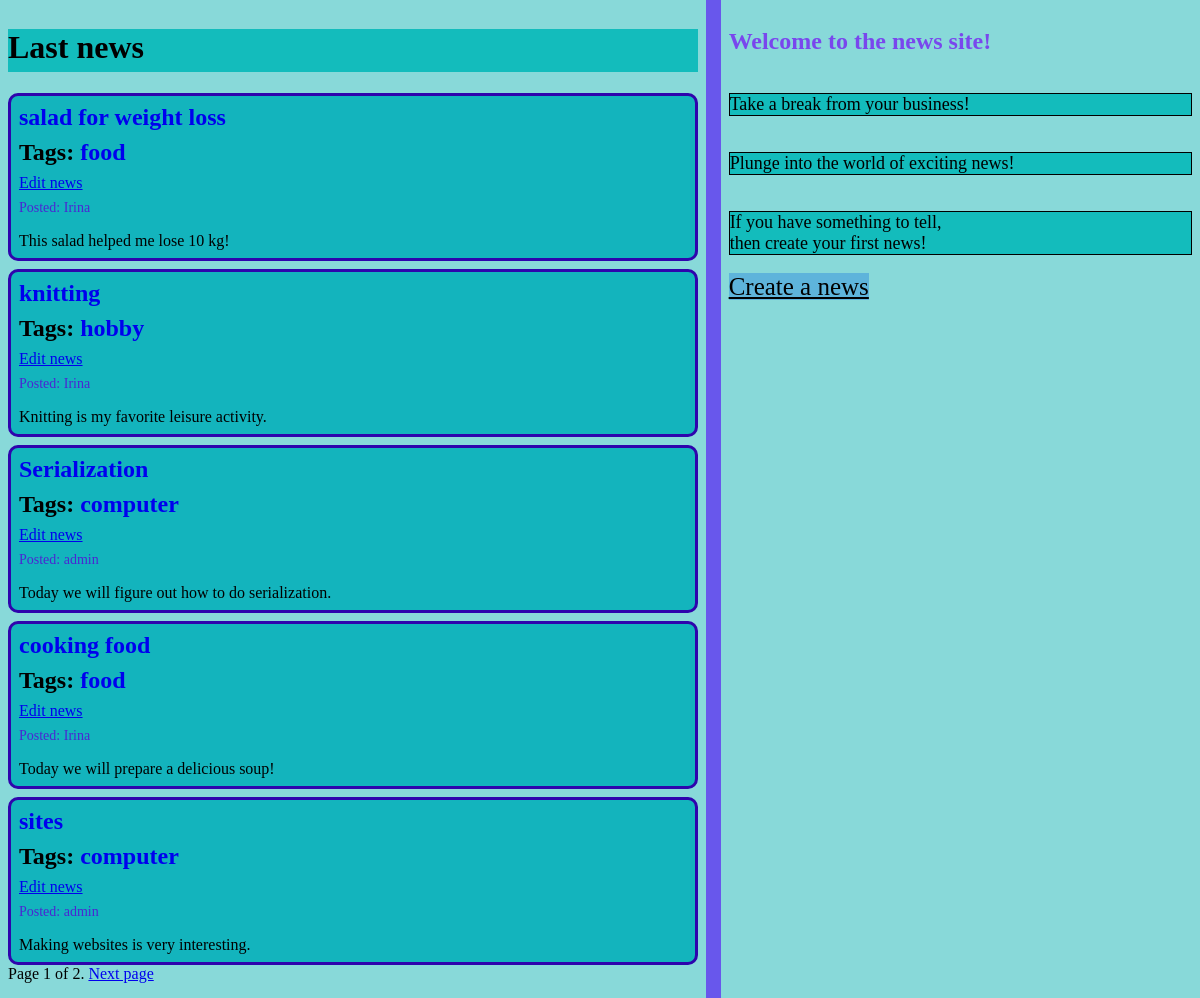
Page /news/ on the committed database.
### news/models.py (models this page shows, shortened)
class Post(models.Model):
    class PostStatus(models.TextChoices):
        DRAFT = "draft", _('Draft')
        PUBLISHED = "published", _('Published')
    tags = TaggableManager()
    title = models.CharField(max_length=250)
    slug = models.SlugField(max_length=250, unique_for_date='publish')
    author = models.ForeignKey(User, related_name='news_posts', on_delete=models.CASCADE)
    body = models.TextField()
    image = models.ImageField(upload_to='post_images/', blank=True, null=True)
    publish = models.DateTimeField(default=timezone.now)
    created = models.DateTimeField(auto_now_add=True)
    updated = models.DateTimeField(auto_now=True)
    status = models.CharField(max_length=10, choices=PostStatus.choices, default=PostStatus.DRAFT)
    class Meta:
        ordering = ('-publish',)
    def get_absolute_url(self):
        return reverse('news:post_detail',
                       args=[self.publish.year,
                             self.publish.strftime('%m'),
                             self.publish.strftime('%d'),
                             self.slug])

### news/views.py (the view)
# urls.py: path('', views.post_list, name='post_list'),
def post_list(request, tag_slug=None):
    object_list = Post.objects.filter(status=Post.PostStatus.PUBLISHED)
    tag = None
    if tag_slug:
        tag = get_object_or_404(Tag, slug=tag_slug)
        object_list = object_list.filter(tags__in=[tag])
    paginator = Paginator(object_list, 5)
    page = request.GET.get('page')
    try:
        posts = paginator.page(page)
    except PageNotAnInteger:
        posts = paginator.page(1)
    except EmptyPage:
        posts = paginator.page(paginator.num_pages)
    return render(request, 'news/post/list.html', {'page': page,
                                                   'posts': posts,
                                                   'tag': tag})

### news/templates/news/post/list.html (shortened to what this page needs)
{% extends "news/base.html" %}
{% block content %}
    <h1>Last news</h1>
    <div class="posts">
        {% for post in posts %}
            <div class="postcard">
                <h2>
                    <a href="{{ post.get_absolute_url }}">{{ post.title }}</a>
                    <p class="tags">
                        Tags:
                        {% for tag in post.tags.all %}
                            <a href="{% url "news:post_list_by_tag" tag.slug %}">
                                {{ tag.name }}
                            </a>
                        {% endfor %}
                    </p>
                </h2>
                <p>
                    <a href="{% url "news:update_post" post.id %}">Edit news</a>
                </p>
                <p class="date">
                    Posted: {{ post.author }}
                </p>
                {{ post.body|truncatewords:30|linebreaks }}
            </div>
        {% endfor %}
    </div>
    {% include "news/pagination.html" with page=posts %}
{% endblock %}

### news/templates/news/base.html (shortened to what this page needs)
{% load static %}
<!DOCTYPE html>
<html>
<head>
    <link href="{% static "css/blog.css" %}" rel="stylesheet">
</head>
<body>
<div id="inf">
    {% block content %}
    {% endblock %}
</div>
<div id="right">
    <h2>Welcome to the news site!</h2>
     <p class="b2"> Take a break from your business!</p>
    <p class="b2"> Plunge into the world of exciting news!</p>
    <p class="b2"> If you have something to tell, <br> then create your first news!</p>
    <div>
         <a href="/news/create_post" class="b3">Create a news</a>
    </div>
</div>
</body>
</html>

### news/templates/news/pagination.html (shortened to what this page needs)
<div class="pagination">
    <span class="step-links">
        <span class="current">
            Page {{ page.number }} of {{ page.paginator.num_pages }}.
        </span>
        {% if page.has_next %}
            <a href="?page={{ page.next_page_number }}">Next page</a>
        {% endif %}
    </span>
</div>

### news/static/css/blog.css (style rules this page uses)
*, *::before, *::after { box-sizing: border-box; position: relative; }
#right { display: flex; flex-direction: column; padding: 8px; background-color: rgb(136, 217, 217); color: #7947ed; border-left: 15px solid rgb(104, 87, 236); }
body { display: grid; grid-template-columns: 0.8fr auto; margin: 0; padding: 0; min-height: 100vh; }
#inf { display: grid; grid-template-rows: 85px auto 25px; padding: 8px; background-color: rgb(136, 217, 217); }
.posts { display: flex; flex-direction: column; gap: 8px }
.posts .postcard { display: flex; flex-direction: column; background-color: #13b4bd; padding: 8px; border: 3px solid #2e04ad; border-radius: 10px; gap: 8px; }
.posts .postcard * { margin: 0; padding: 0; }
.posts .postcard h2 a { text-decoration: none; }
.posts .postcard p.date { color: #4b26d3; font-size: 14px; }
.posts .postcard p:last-child { margin-top: 8px; }

### news/templates/news/base.html (style rules this page uses)
.b2 { background: rgb(19, 188, 188); color: Black; border: 1px solid #000; font-size: 18px; }
.b3 { background: rgb(94, 180, 219); color: Black; font-size: 25px; }

### news/templates/news/post/list.html (style rules this page uses)
h1 { background: rgb(19, 188, 188); color: Black; }

### rows in the picture
Post: title "salad for weight loss", author "Irina", body "This salad helped me lose 10 kg!"
Tag: name "food"
Post: title "knitting", author "Irina", body "Knitting is my favorite leisure activity."
Tag: name "hobby"
Post: title "Serialization", author "admin", body "Today we will figure out how to do serialization."
Tag: name "computer"
Post: title "cooking food", author "Irina", body "Today we will prepare a delicious soup!"
Post: title "sites", author "admin", body "Making websites is very interesting."

### other values in the picture
{{ page.number }} "1"
{{ page.paginator.num_pages }} "2"
